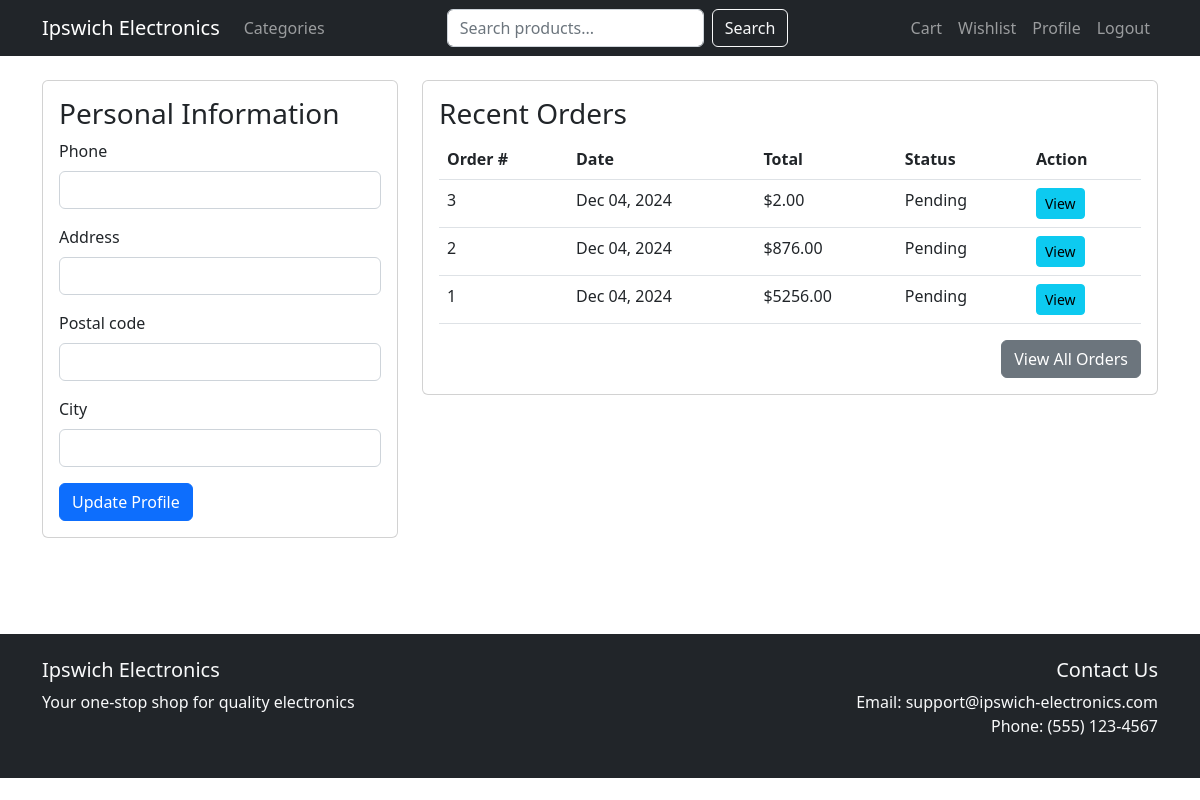
/accounts/profile/ (signed in), run on the app's committed database.
### accounts/models.py (models this page shows, shortened)
class UserProfile(models.Model):
    user = models.OneToOneField(settings.AUTH_USER_MODEL, on_delete=models.CASCADE)
    phone = models.CharField(max_length=20, blank=True)
    address = models.CharField(max_length=250, blank=True)
    postal_code = models.CharField(max_length=20, blank=True)
    city = models.CharField(max_length=100, blank=True)

### checkout/models.py (models this page shows, shortened)
class Order(models.Model):
    STATUS_CHOICES = [
        ('pending', 'Pending'),
        ('processing', 'Processing'),
        ('shipped', 'Shipped'),
        ('delivered', 'Delivered'),
        ('cancelled', 'Cancelled')
    ]
    PAYMENT_CHOICES = [
        ('credit_card', 'Credit Card'),
        ('paypal', 'PayPal'),
        ('bank_transfer', 'Bank Transfer')
    ]
    user = models.ForeignKey(
        settings.AUTH_USER_MODEL,
        on_delete=models.CASCADE,
        related_name='orders'
    )
    created_at = models.DateTimeField(auto_now_add=True)
    updated_at = models.DateTimeField(auto_now=True)
    shipping_first_name = models.CharField(max_length=100)
    shipping_last_name = models.CharField(max_length=100)
    shipping_address = models.CharField(max_length=255)
    shipping_city = models.CharField(max_length=100)
    shipping_state = models.CharField(max_length=100)
    shipping_zip_code = models.CharField(max_length=20)
    shipping_country = models.CharField(max_length=100)
    payment_method = models.CharField(
        max_length=20,
        choices=PAYMENT_CHOICES
    )
    status = models.CharField(
        max_length=20,
        choices=STATUS_CHOICES,
        default='pending'
    )
    coupon = models.ForeignKey(
        Coupon,
        null=True,
        blank=True,
        on_delete=models.SET_NULL
    )
    discount = models.DecimalField(
        max_digits=10,
        decimal_places=2,
        default=0
    )
    def get_total_cost(self):
        total = sum(item.get_total_price() for item in self.items.all())
        return total - self.discount if self.discount else total

class OrderItem(models.Model):
    order = models.ForeignKey(
        Order,
        related_name='items',
        on_delete=models.CASCADE
    )
    product = models.ForeignKey(
        Product,
        on_delete=models.CASCADE
    )
    price = models.DecimalField(max_digits=10, decimal_places=2)
    quantity = models.PositiveIntegerField(default=1)
    def get_total_price(self):
        return self.price * self.quantity

### accounts/views.py (the view)
# urls.py: path('profile/', views.profile, name='profile'),
@login_required
def profile(request):
    if request.method == 'POST':
        form = UserProfileForm(request.POST, instance=request.user.userprofile)
        if form.is_valid():
            form.save()
            messages.success(request, 'Your profile has been updated successfully.')
            return redirect('accounts:profile')
    else:
        form = UserProfileForm(instance=request.user.userprofile)
    orders = Order.objects.filter(user=request.user).order_by('-created_at')
    return render(request, 'accounts/profile.html', {
        'form': form,
        'orders': orders
    })

### accounts/forms.py
class UserProfileForm(forms.ModelForm):
    class Meta:
        model = UserProfile
        fields = ['phone', 'address', 'postal_code', 'city']
        widgets = {
            'phone': forms.TextInput(attrs={'class': 'form-control'}),
            'address': forms.TextInput(attrs={'class': 'form-control'}),
            'postal_code': forms.TextInput(attrs={'class': 'form-control'}),
            'city': forms.TextInput(attrs={'class': 'form-control'}),
        }

### cart/context_processors.py (called while the page is built)
def cart(request):
    return {'cart': Cart(request)}

### templates/accounts/profile.html (shortened to what this page needs)
{% extends "base.html" %}
{% load crispy_forms_tags %}
{% block content %}
<div class="row">
    <div class="col-md-4">
        <div class="card mb-4">
            <div class="card-body">
                <h3 class="card-title">Personal Information</h3>
                <form method="post">
                    {{ form|crispy }}
                    <button type="submit" class="btn btn-primary">Update Profile</button>
                </form>
            </div>
        </div>
    </div>
    <div class="col-md-8">
        <div class="card">
            <div class="card-body">
                <h3 class="card-title">Recent Orders</h3>
                {% if orders %}
                    <div class="table-responsive">
                        <table class="table">
                            <thead>
                                <tr>
                                    <th>Order #</th>
                                    <th>Date</th>
                                    <th>Total</th>
                                    <th>Status</th>
                                    <th>Action</th>
                                </tr>
                            </thead>
                            <tbody>
                                {% for order in orders %}
                                    <tr>
                                        <td>{{ order.id }}</td>
                                        <td>{{ order.created_at|date:"M d, Y" }}</td>
                                        <td>${{ order.get_total_cost }}</td>
                                        <td>{{ order.get_status_display }}</td>
                                        <td>
                                            <a href="{% url 'accounts:order_detail' order.id %}" class="btn btn-sm btn-info">View</a>
                                        </td>
                                    </tr>
                                {% endfor %}
                            </tbody>
                        </table>
                    </div>
                    <div class="text-end">
                        <a href="{% url 'accounts:order_history' %}" class="btn btn-secondary">View All Orders</a>
                    </div>
                {% else %}
                    <p>No orders yet.</p>
                {% endif %}
            </div>
        </div>
    </div>
</div>
{% endblock %}

### data on the page
Order: id "3", created_at "Dec 04, 2024", get_total_cost "2.00", status "Pending"
Order: id "2", created_at "Dec 04, 2024", get_total_cost "876.00", status "Pending"
Order: id "1", created_at "Dec 04, 2024", get_total_cost "5256.00", status "Pending"
